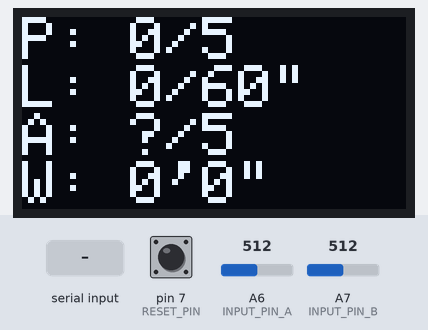
The program below on a simulated Arduino Mega 2560, built with avr-gcc and run on an emulated ATmega2560. Parts: 128×64 one-colour display. The inputs (shaded band) are chosen by the test bench; at power-on: pin 7 (RESET_PIN) HIGH, A6 (INPUT_PIN_A) = 512, A7 (INPUT_PIN_B) = 512. What the program prints to the serial monitor is not drawn.

Above: at 1.2 s.

The program:

main.cpp
```cpp
#include <Arduino.h>

#include <Adafruit_GFX.h>
#include <Adafruit_SSD1306.h>

#define SCREEN_WIDTH 128
#define SCREEN_HEIGHT 64
#define SCREEN_RESET_PIN 5
#define LINE_LENGTH 11

#define SERIAL_SPEED 115200
#define ESP_SPEED 9600

#define RESET_PIN 7
#define INPUT_PIN_A A6
#define INPUT_PIN_B A7
#define BUZZER_PIN A0

#define MIN_DELAY 700
#define MAX_ALLOWED 5
#define MAX_PEOPLE 100

#define AVERAGE_CUSTOMERS_DELAY 1000
#define MQTT_DELAY 1000
#define ESP_SERIAL_TIMEOUT 100

#define THRESHOLD 800

bool pin_a = false;
bool pin_b = false;

bool first_pin = false;
bool obstructed = false;
unsigned long obstruction_end = 0;
unsigned long obstruction_start = 0;

unsigned long last_oled_update;
unsigned long last_average_customers_update;

unsigned int number_of_people = 0;
unsigned long arrivals = 0;

unsigned long average_customers_sigma = 0;
unsigned long average_customers_n = 0;
double average_customers = 0.0;

unsigned long last_mqtt_update = 0;

void update_oled();

String buffer;
void process_serial3_events() {
  unsigned long begin = millis();
  while (Serial3.available() && millis() - begin < ESP_SERIAL_TIMEOUT) {
    char c = Serial3.read();
    // Serial.print(c);
    buffer += c;
    if (c == ']') {
      // Serial.println("");
      Serial.print(buffer);
      buffer.trim();
      // handle command

      if (buffer.substring(1, buffer.length() - 1) == String("ESP:WELCOME")) {
        Serial3.println("[QUERY]");
      } else if (buffer.substring(1, 4) == String("FWD")) {
        // Serial.println(buffer.substring(5, 8));
        if (buffer.substring(5, 8) == String("POP")) {
          String pop_raw = buffer.substring(9, buffer.length() - 1);
          arrivals += max(pop_raw.toInt() - number_of_people, 0);
          number_of_people = pop_raw.toInt();
          update_oled();
        }
      }
      buffer = "";
    }
  }
}

Adafruit_SSD1306 OLED;
void setup_oled() {
  OLED = Adafruit_SSD1306(SCREEN_WIDTH, SCREEN_HEIGHT, &Wire, SCREEN_RESET_PIN);
  if (!OLED.begin(SSD1306_SWITCHCAPVCC, 0x3C)) { // may need to use 0x3D?
    Serial.println("SSD1306 allocation failed");
    return;
  }

  update_oled();

  Serial.println("Set up oled display");
}

void update_oled() {
  OLED.clearDisplay();
  OLED.setTextSize(2);
  OLED.setTextWrap(false);

  last_oled_update = millis();

  // Current number of people in the shop
  OLED.setCursor(0, 0);
  OLED.setTextColor(WHITE, BLACK);
  OLED.print("P: ");
  OLED.print(number_of_people);
  OLED.print("/");
  OLED.print(MAX_ALLOWED);
  if (number_of_people >= MAX_ALLOWED) OLED.print("!");

  // Average arrival rate (arrivals / clock)
  OLED.setCursor(0, 16);
  OLED.print("L: ");
  double lambda = (double)arrivals / (double)millis() * 1000; // people per second
  OLED.print((unsigned long)(lambda * 60));
  OLED.print("/60\"");

  // Average number of people in the shop
  OLED.setCursor(0, 32);
  OLED.print("A: ");
  char buffer[6];
  sprintf(buffer, "%.1f", average_customers);
  OLED.print(buffer);
  OLED.print("/");
  OLED.print(MAX_ALLOWED);
  if (average_customers > MAX_ALLOWED) OLED.print("!");

  // Average time spent in the shop
  OLED.setCursor(0, 48);
  OLED.print("W: ");
  unsigned long average_time_spent = average_customers > 0.1 ? (long)(average_customers / lambda) : 0;
  unsigned long minutes = average_time_spent / 60;
  unsigned long seconds = average_time_spent % 60;
  OLED.print(minutes);
  OLED.print("'");
  OLED.print(seconds);
  OLED.print("\"");

  OLED.display();
}

// true means out, false means in
void register_passage(bool direction, unsigned long dt) {
  if (direction) {
    if (number_of_people > 0) number_of_people -= 1;
    Serial.println("Someone came out!");
  } else {
    if (number_of_people <= MAX_PEOPLE) number_of_people += 1;
    arrivals += 1;
    Serial.println("Someone came in!");
  }

  update_oled();
}

void update_average_customers() {
  last_average_customers_update = millis();

  average_customers_sigma += number_of_people;
  average_customers_n += 1;
  if (average_customers_n > 0) {
    average_customers = (float)average_customers_sigma / (float)average_customers_n;
  }
}

void update_mqtt() {
  last_mqtt_update = millis();

  Serial3.print("[UPDATE:");
  Serial3.print(number_of_people);
  Serial3.print(":");
  double lambda = (double)arrivals / (double)millis() * 1000;
  Serial3.print(lambda * 60);
  Serial3.print(":");
  Serial3.print(average_customers);
  Serial3.print(":");
  unsigned long average_time_spent = average_customers > 0.1 ? (long)(average_customers / lambda) : 0;
  Serial3.print(average_time_spent);
  Serial3.println("]");
}

void setup() {
  Serial.begin(SERIAL_SPEED);
  Serial3.begin(ESP_SPEED);
  pinMode(RESET_PIN, INPUT_PULLUP);
  pinMode(INPUT_PIN_A, INPUT_PULLUP);
  pinMode(INPUT_PIN_B, INPUT_PULLUP);

  Serial.println("[DBG:MEGA:Welcome!]");
  setup_oled();
}

bool buzzer = false;
void loop() {
  process_serial3_events();
  int raw_reset = digitalRead(RESET_PIN);
  int raw_a = analogRead(INPUT_PIN_A);
  int raw_b = analogRead(INPUT_PIN_B);

  if (raw_reset == 0) {
    number_of_people = 0;
  }

  // Serial.print(raw_a);
  // Serial.print(" / ");
  // Serial.println(raw_b);

  pin_a = raw_a > THRESHOLD;
  pin_b = raw_b > THRESHOLD;

  if (obstructed && pin_a && pin_b) { // obstruction end
    obstruction_end = millis();
  } else if (!obstructed && !(pin_a && pin_b)) {
    if (millis() - obstruction_end >= MIN_DELAY) {
      first_pin = pin_a;
      register_passage(first_pin, millis() - obstruction_start);
      obstruction_start = millis();
    }
  }
  obstructed = !(pin_a && pin_b);

  if (millis() - last_oled_update > 1000) {
    update_oled();
  }

  if (millis() - last_average_customers_update > AVERAGE_CUSTOMERS_DELAY) {
    update_average_customers();
  }

  if (millis() - last_mqtt_update > MQTT_DELAY) {
    update_mqtt();
  }

  if (number_of_people >= MAX_ALLOWED) {
    analogWrite(BUZZER_PIN, (buzzer = !buzzer) ? 255 : 0);
  }

  delay(10);
}
```
